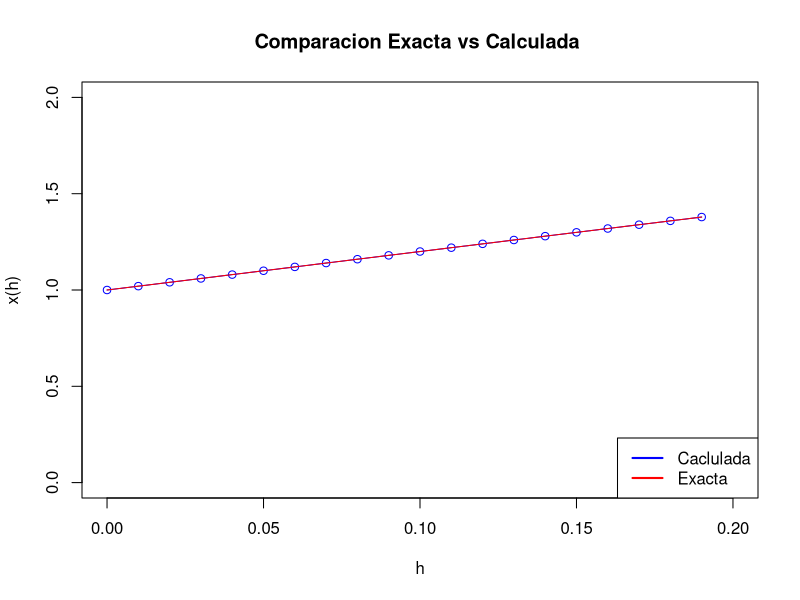
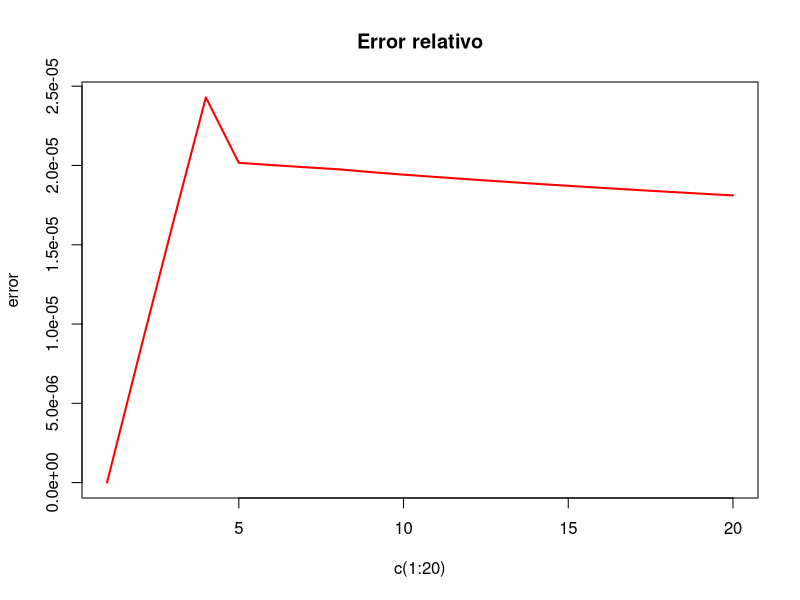

These charts were generated, in order, by the following R code:
rm(list = ls())
options(digits = 6)

require(deSolve)


yini=c(X=1,Z=2)


sistema=function(x,y,parms){
  with(as.list(y),{
    
    dZ = y[2]+x[1]-y[1]-1
    dY = y[2]
    
    list(c(dY,dZ))
  })
}
# Escala del eje de las ordenadas

h=0.01;
times = seq(from = 0, to = 20, by = h)
# Solucion 

out = ode(y = yini, times = times, func = sistema,parms = NULL,method = "rk4")

# Salida

tabla = cbind(times, out[,2] )
colnames(tabla) = c("h", " y(h) ")
tabla
# "Funcion Exacta"
out1 = ode(y = yini, times = times, func = sistema,parms = NULL)

plot(times[0:20], out[,2][0:20],xlim=c(0,0.2),ylim=c(0,2),type="o",col="blue",main = "Comparacion Exacta vs Calculada ",xlab="h", ylab="x(h)",lwd=1)
lines(times[0:20],out1[,2][0:20],col="red",lwd=1)
legend("bottomright",col=c("blue","red"),legend =c("Caclulada","Exacta"), lwd=2, bty = "o")

#error relativo
error=c()
for (i in 1:20){
  
  error[i]=(abs(out1[,2][i]-out[,2][i])/out1[,2][i])*100
}

# error global

errorg=sum(error);
print(errorg)

# Grafica del error relativo

plot(c(1:20),error,type = "l",col="red",lwd=2,main="Error relativo")
